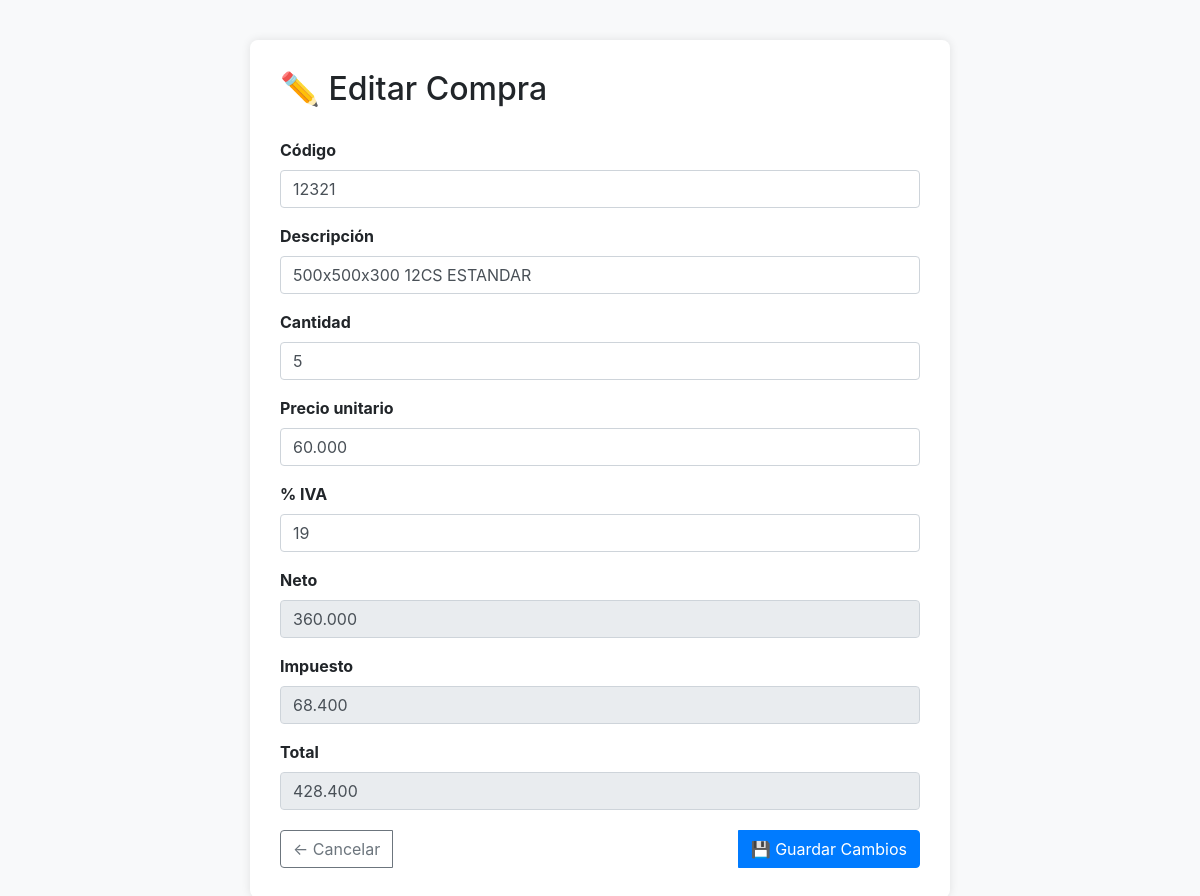
/menu/editar_compra/1/, run on the app's committed database.
### sistema_rental/models.py (models this page shows)
class ProductoCompra(models.Model):
    compra = models.ForeignKey(Compra2, on_delete=models.CASCADE)
    descripcion = models.CharField(max_length=200)
    codigo = models.CharField(max_length=50)
    fecha_compra = models.DateField(default=date.today)
    cantidad = models.PositiveIntegerField()
    precio_unitario = models.DecimalField(max_digits=10, decimal_places=2)
    iva_porcentaje = models.DecimalField(max_digits=5, decimal_places=2)
    neto = models.DecimalField(max_digits=10, decimal_places=2)
    impuesto = models.DecimalField(max_digits=10, decimal_places=2)
    total = models.DecimalField(max_digits=10, decimal_places=2)

### sistema_rental/views.py (the view, shortened to what this page needs)
# urls.py: path('editar_compra/<int:producto_id>/', views.editar_compra, name='editar_compra'),
def editar_compra(request, producto_id):
    producto = get_object_or_404(ProductoCompra, id=producto_id)
    return render(request, 'editar_compra.html', {'producto': producto})

### ventas/templatetags/formatos.py (called while the page is built)
@register.filter
def formato_chileno(valor):
    try:
        valor = int(round(float(valor)))
        return '{0:,}'.format(valor).replace(',', '.')
    except:
        return valor

### sistema_rental/templates/editar_compra.html (shortened to what this page needs)
{% load static %}
{% load formatos %}
<!DOCTYPE html>
<html lang="es">
<head>
  <link rel="stylesheet" href="https://maxcdn.bootstrapcdn.com/bootstrap/4.0.0/css/bootstrap.min.css">
</head>
<body>
  <div class="container">
    <h2>✏️ Editar Compra</h2>
    <form method="post">
      <div class="form-group">
        <label>Código</label>
        <input type="text" name="codigo" class="form-control" value="{{ producto.codigo|default_if_none:'' }}">
      </div>
      <div class="form-group">
        <label>Descripción</label>
        <input type="text" name="descripcion" class="form-control" value="{{ producto.descripcion|default_if_none:'' }}">
      </div>
      <div class="form-group">
        <label>Cantidad</label>
        <input type="number" name="cantidad" class="form-control" value="{{ producto.cantidad|default_if_none:'1' }}">
      </div>
      <div class="form-group">
        <label>Precio unitario</label>
        <input type="number" step="0.01" name="precio_unitario" class="form-control"
               value="{{ producto.precio_unitario|floatformat:0|stringformat:'s'|formato_chileno }}">
      </div>
      <div class="form-group">
        <label>% IVA</label>
        <input type="number" step="0.01" name="iva_porcentaje" class="form-control"
               value="{{ producto.iva_porcentaje|floatformat:0|stringformat:'s'|formato_chileno }}">
      </div>
      <div class="form-group">
        <label>Neto</label>
        <input type="number" step="0.01" name="neto" class="form-control"
               value="{{ producto.neto|floatformat:0|stringformat:'s'|formato_chileno }}" readonly>
      </div>
      <div class="form-group">
        <label>Impuesto</label>
        <input type="number" step="0.01" name="impuesto" class="form-control"
               value="{{ producto.impuesto|floatformat:0|stringformat:'s'|formato_chileno }}" readonly>
      </div>
      <div class="form-group">
        <label>Total</label>
        <input type="number" step="0.01" name="total" class="form-control"
               value="{{ producto.total|floatformat:0|stringformat:'s' |formato_chileno }}" readonly>
      </div>
      <div class="btn-group d-flex justify-content-between">
        <a href="{% url 'consulta_compra' %}" class="btn btn-outline-secondary">← Cancelar</a>
        <button type="submit" class="btn btn-primary">💾 Guardar Cambios</button>
      </div>
    </form>
  </div>
</body>
</html>

### sistema_rental/templates/editar_compra.html (style rules this page uses)
body { margin: 40px; background-color: #f8f9fa; }
.container { max-width: 700px; background: #fff; padding: 30px; border-radius: 8px; box-shadow: 0 0 10px rgba(0,0,0,0.1); }
h2 { margin-bottom: 30px; }
.form-group label { font-weight: bold; }
.btn-group { margin-top: 20px; }

### data on the page
ProductoCompra: codigo "12321", descripcion "500x500x300 12CS ESTANDAR", cantidad "5", precio_unitario "60.000", iva_porcentaje "19", neto "360.000", impuesto "68.400", total "428.400"
